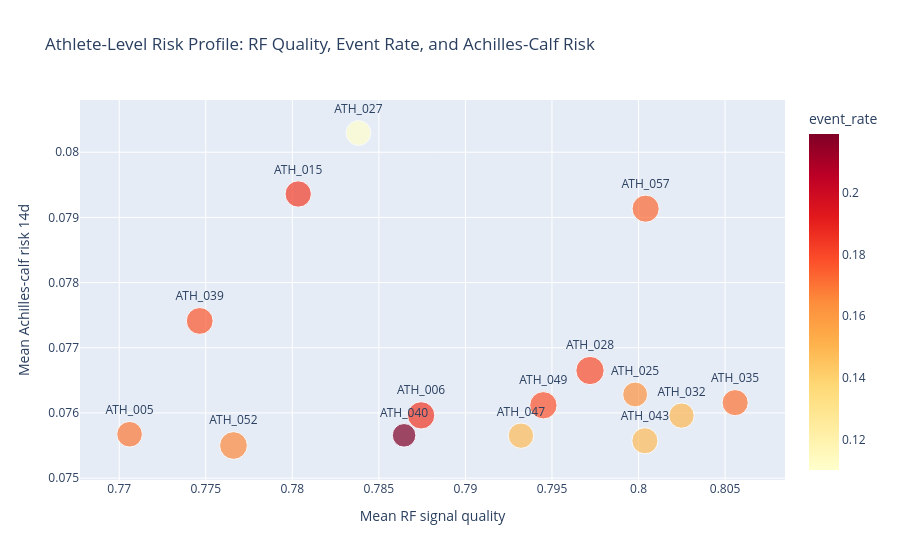

The code cell stored with this chart in its notebook:
### Code cell
top_athletes = athlete_risk.head(15)

if HAS_PLOTLY:
    fig = px.scatter(
        top_athletes,
        x='mean_rf_quality',
        y='mean_risk_14d',
        size='strides',
        color='event_rate',
        text='athlete_id',
        color_continuous_scale='YlOrRd',
        title='Athlete-Level Risk Profile: RF Quality, Event Rate, and Achilles-Calf Risk',
        hover_data=['mean_asymmetry'],
    )
    fig.update_traces(textposition='top center')
    fig.update_layout(xaxis_title='Mean RF signal quality', yaxis_title='Mean Achilles-calf risk 14d')
    fig.show()
else:
    plt.figure(figsize=(11, 7))
    scatter = plt.scatter(
        top_athletes['mean_rf_quality'],
        top_athletes['mean_risk_14d'],
        s=top_athletes['strides'] * 4,
        c=top_athletes['event_rate'],
        cmap='YlOrRd',
        alpha=0.8,
    )
    for _, row in top_athletes.iterrows():
        plt.text(row['mean_rf_quality'], row['mean_risk_14d'], str(row['athlete_id']), fontsize=8)
    plt.colorbar(scatter, label='Event rate')
    plt.xlabel('Mean RF signal quality')
    plt.ylabel('Mean Achilles-calf risk 14d')
    plt.title('Athlete-Level Risk Profile: RF Quality, Event Rate, and Achilles-Calf Risk')
    plt.show()

### Figure 1 — Plotly figure (JSON) as saved in the notebook; plotly's stock layout.template omitted (floating-point values rounded to 4 significant figures)
{"data": [{"customdata": [[1.991], [1.891], [1.969], [2.02], [1.922], [1.919], [1.954], [2.022], [1.96], [2.018], [2.082], [1.968], [1.996], [2.1], [2.021]], "hovertemplate": "mean_rf_quality=%{x}<br>mean_risk_14d=%{y}<br>strides=%{marker.size}<br>athlete_id=%{text}<br>mean_asymmetry=%{customdata[0]}<br>event_rate=%{marker.color}<extra></extra>", "legendgroup": "", "marker": {"color": [0.1102, 0.1832, 0.1727, 0.1765, 0.1788, 0.1624, 0.1705, 0.1773, 0.1844, 0.1488, 0.1694, 0.219, 0.1475, 0.1473, 0.1655], "coloraxis": "coloraxis", "size": [118, 131, 139, 136, 151, 117, 129, 141, 141, 121, 124, 105, 122, 129, 145], "sizemode": "area", "sizeref": 0.3775, "symbol": "circle"}, "mode": "markers+text", "name": "", "orientation": "v", "showlegend": false, "text": ["ATH_027", "ATH_015", "ATH_057", "ATH_039", "ATH_028", "ATH_025", "ATH_035", "ATH_049", "ATH_006", "ATH_032", "ATH_005", "ATH_040", "ATH_047", "ATH_043", "ATH_052"], "textposition": "top center", "type": "scatter", "x": [0.7838, 0.7803, 0.8004, 0.7746, 0.7972, 0.7998, 0.8056, 0.7945, 0.7874, 0.8025, 0.7706, 0.7865, 0.7932, 0.8004, 0.7766], "xaxis": "x", "y": [0.08029, 0.07936, 0.07913, 0.07741, 0.07665, 0.07628, 0.07616, 0.07612, 0.07596, 0.07596, 0.07567, 0.07566, 0.07565, 0.07557, 0.0755], "yaxis": "y"}], "layout": {"coloraxis": {"colorbar": {"title": {"text": "event_rate"}}, "colorscale": [[0, "rgb(255,255,204)"], [0.125, "rgb(255,237,160)"], [0.25, "rgb(254,217,118)"], [0.375, "rgb(254,178,76)"], [0.5, "rgb(253,141,60)"], [0.625, "rgb(252,78,42)"], [0.75, "rgb(227,26,28)"], [0.875, "rgb(189,0,38)"], [1, "rgb(128,0,38)"]]}, "legend": {"itemsizing": "constant", "tracegroupgap": 0}, "title": {"text": "Athlete-Level Risk Profile: RF Quality, Event Rate, and Achilles-Calf Risk"}, "xaxis": {"anchor": "y", "domain": [0, 1], "title": {"text": "Mean RF signal quality"}}, "yaxis": {"anchor": "x", "domain": [0, 1], "title": {"text": "Mean Achilles-calf risk 14d"}}}}
